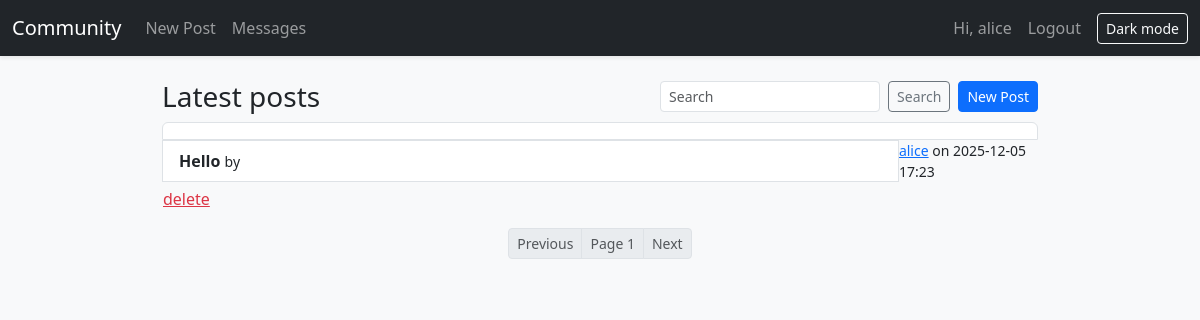
Screenshot of / (signed in) with the database file from the repository.
### community_forum.py (models this page shows)
class User(db.Model):
	id = db.Column(db.Integer, primary_key=True)
	username = db.Column(db.String(80), unique=True, nullable=False, index=True)
	email = db.Column(db.String(120), unique=True, nullable=False, index=True)
	password_hash = db.Column(db.String(128), nullable=False)
	is_admin = db.Column(db.Boolean, default=False, nullable=False)
	bio = db.Column(db.Text)
	created_at = db.Column(db.DateTime, default=datetime.utcnow, nullable=False)
	posts = db.relationship('Post', back_populates='author', cascade='all, delete-orphan')
	comments = db.relationship('Comment', back_populates='author', cascade='all, delete-orphan')
	sent_messages = db.relationship('Message', foreign_keys='Message.sender_id', back_populates='sender', cascade='all, delete-orphan')
	received_messages = db.relationship('Message', foreign_keys='Message.recipient_id', back_populates='recipient', cascade='all, delete-orphan')

class Post(db.Model):
	id = db.Column(db.Integer, primary_key=True)
	author_id = db.Column(db.Integer, db.ForeignKey('user.id'), nullable=False)
	title = db.Column(db.String(255), nullable=False, index=True)
	body = db.Column(db.Text, nullable=False)
	created_at = db.Column(db.DateTime, default=datetime.utcnow, nullable=False, index=True)
	author = db.relationship('User', back_populates='posts')
	comments = db.relationship('Comment', back_populates='post', cascade='all, delete-orphan')

### community_forum.py (the view)
@app.route('/')
def index():
	q = (request.args.get('q') or '').strip()
	page = max(int(request.args.get('page') or 1), 1)
	per_page = 10
	query = Post.query.options(joinedload(Post.author))
	if q:
		like = f"%{q}%"
		query = query.filter(db.or_(Post.title.ilike(like), Post.body.ilike(like)))
	posts, total, has_next, has_prev = _paginate(query, page, per_page, order_by=Post.created_at.desc())
	return render_template('index.html', title='Home', posts=posts, q=q, page=page, has_next=has_next, has_prev=has_prev)

### community_forum.py (called while the page is built)
def _paginate(query, page: int, per_page: int, order_by=None):
	total = query.count()
	if order_by is not None:
		query = query.order_by(order_by)
	items = query.offset((page - 1) * per_page).limit(per_page).all()
	has_next = page * per_page < total
	has_prev = page > 1
	return items, total, has_next, has_prev

def current_user():
	uid = session.get('uid')
	if not uid:
		return None
	return User.query.get(uid)

@app.context_processor
def inject_user_and_csrf():
	u = current_user()
	unread = 0
	if u:
		try:
			unread = Message.query.filter_by(recipient_id=u.id, read_at=None).count()
		except Exception:
			unread = 0
	return {
		'user': u,
		'csrf_token': _csrf_token(),
		'unread_count': unread,
	}

@app.after_request
def add_security_headers(resp):
	csp = (
		"default-src 'self'; "
		"style-src 'self' https://cdn.jsdelivr.net; "
		"script-src 'self' https://cdn.jsdelivr.net; "
		"object-src 'none'; base-uri 'self'; frame-ancestors 'none'"
	)
	resp.headers['Content-Security-Policy'] = csp
	resp.headers['X-Content-Type-Options'] = 'nosniff'
	resp.headers['X-Frame-Options'] = 'DENY'
	resp.headers['Referrer-Policy'] = 'no-referrer'
	return resp

def _csrf_token():
	tok = session.get('csrf_token')
	if not tok:
		import secrets
		tok = secrets.token_urlsafe(32)
		session['csrf_token'] = tok
	return tok

@app.before_request
def enforce_idle_timeout():
	uid = session.get('uid')
	if not uid:
		return
	try:
		last = int(session.get('last_activity') or 0)
	except Exception:
		last = 0
	now = int(time.time())
	idle_limit = app.config['SESSION_IDLE_TIMEOUT_MIN'] * 60
	if last and (now - last) > idle_limit:
		session.clear()
		flash('Session expired due to inactivity. Please log in again.', 'error')
		return redirect(url_for('login'))
	session['last_activity'] = now

### templates/index.html (shortened to what this page needs)
{% extends 'base.html' %}
{% block content %}
<div class="d-flex align-items-center justify-content-between mb-2">
    <h3 class="mb-0">Latest posts</h3>
    <div class="d-flex align-items-center gap-2">
        <form method="get" class="d-flex" action="{{ url_for('index') }}">
            <input class="form-control form-control-sm" name="q" value="{{ q }}" placeholder="Search">
            <button class="btn btn-sm btn-outline-secondary ms-2">Search</button>
        </form>
        <a class="btn btn-sm btn-primary" href="{{ url_for('post_create') }}">New Post</a>
    </div>
</div>
<div class="list-group">
    {% for p in posts %}
    <a class="list-group-item list-group-item-action" href="{{ url_for('post_view', post_id=p.id) }}">
        <div class="d-flex justify-content-between">
            <strong>{{ p.title }}</strong>
            <small>by
                {% if p.author and p.author.username %}
                <a href="{{ url_for('user_profile', username=p.author.username) }}">{{ p.author.username }}</a>
                {% else %}
                <span class="text-muted">unknown</span>
                {% endif %}
                on
                {{ p.created_at.strftime('%Y-%m-%d %H:%M') }}</small>
        </div>
    </a>
    {% if user and (user.id == p.author_id or user.is_admin) %}
    <form method="post" action="{{ url_for('post_delete', post_id=p.id) }}" class="mt-1">
        <button class="btn btn-link text-danger p-0">delete</button>
    </form>
    {% endif %}
    {% endfor %}
</div>
<nav class="mt-3 d-flex justify-content-center">
    <ul class="pagination pagination-sm mb-0">
        <li class="page-item {% if not has_prev %}disabled{% endif %}">
            <a class="page-link" href="{{ url_for('index', q=q, page=page-1) }}">Previous</a>
        </li>
        <li class="page-item disabled"><span class="page-link">Page {{ page }}</span></li>
        <li class="page-item {% if not has_next %}disabled{% endif %}">
            <a class="page-link" href="{{ url_for('index', q=q, page=page+1) }}">Next</a>
        </li>
    </ul>
</nav>
{% endblock %}

### templates/base.html (shortened to what this page needs)
<!doctype html>
<link rel="stylesheet" href="https://cdn.jsdelivr.net/npm/bootstrap@5.3.2/dist/css/bootstrap.min.css">
<link rel="stylesheet" href="{{ url_for('static', filename='app.css') }}">
<nav class="navbar navbar-dark bg-dark navbar-expand-lg">
    <div class="container-fluid">
        <a class="navbar-brand" href="/">Community</a>
        <div class="collapse navbar-collapse" id="nav">
            <ul class="navbar-nav me-auto">
                <li class="nav-item"><a class="nav-link" href="{{ url_for('post_create') }}">New Post</a></li>
                <li class="nav-item">
                    <a class="nav-link position-relative" href="{{ url_for('inbox') }}">
                        Messages
                    </a>
                </li>
            </ul>
            <ul class="navbar-nav ms-auto align-items-center">
                {% if user %}
                <li class="nav-item"><span class="navbar-text me-2">Hi, {{ user.username }}</span></li>
                <li class="nav-item"><a class="nav-link" href="{{ url_for('logout') }}">Logout</a></li>
                {% else %}
                <li class="nav-item"><a class="nav-link" href="{{ url_for('login') }}">Login</a></li>
                <li class="nav-item"><a class="nav-link" href="{{ url_for('register') }}">Register</a></li>
                {% endif %}
                <li class="nav-item ms-2">
                    <button id="themeToggle" class="btn btn-sm btn-outline-light" type="button">Dark mode</button>
                </li>
            </ul>
        </div>
    </div>
</nav>
<main class="container my-4">
    {% block content %}{% endblock %}
</main>

### static/app.css (style rules this page uses)
.navbar { box-shadow: 0 2px 4px rgba(0, 0, 0, 0.08); }
.list-group-item { background: var(--card-bg); border-color: var(--border); }
a { color: var(--primary); }
.list-group-item-action { color: var(--text); }
.list-group-item-action strong { color: var(--text); }
.container { max-width: 900px; }
.pagination { justify-content: center; }
.btn-primary { background-color: var(--primary); border-color: var(--primary); color: #ffffff; }
a.btn-primary, button.btn-primary { color: #ffffff !important; }

### rows the page displays
User: username "alice"
Post: title "Hello", author.username "alice", created_at "2025-12-05 17:23"

### other values shown
{{ page }} "1"
